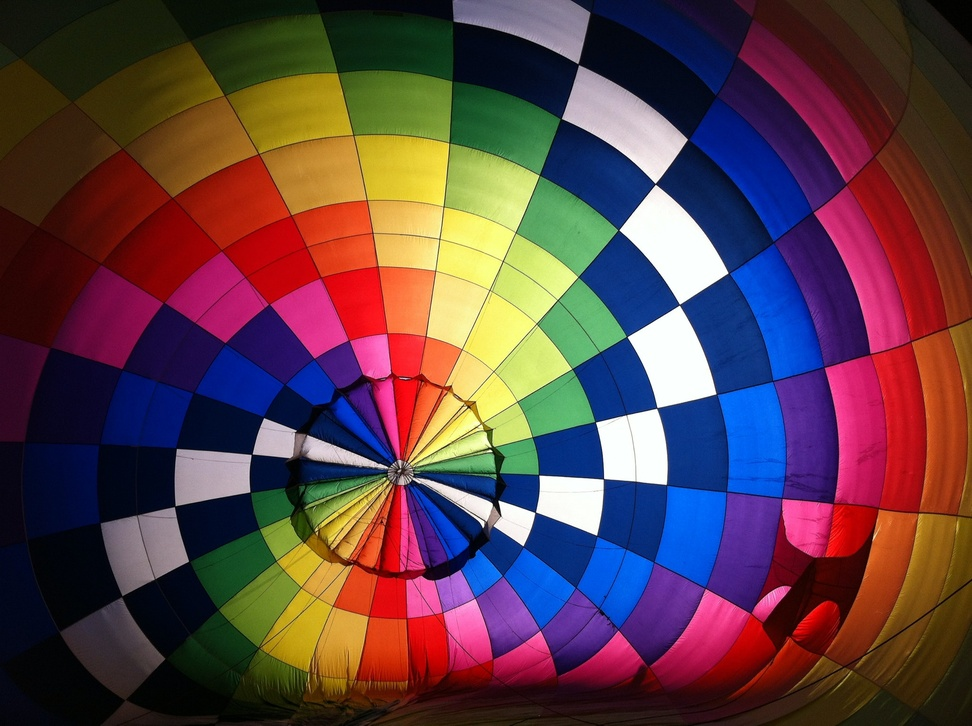
#> input picture images/1.jpg, 972 x 726 px, shrunk from 2056 x 1536 before the run, given in place of the camera
$ python color_detection.py
#> lines starting #> are read from the running program, lines starting #| are printed output that depends on the picture; after the words box and inside, x2 and y2 are one past the last pixel; in counts of white or black regions, pixels touching at a corner belong together
#!/usr/bin/python3

import cv2
import numpy as np

cap = cv2.VideoCapture(0)
while True:
    _,img = cap.read()
#> img is the input picture: shape (726, 972, 3); mean B, G, R 70.3, 64.1, 92.7
    flipImg = cv2.flip(img,1)
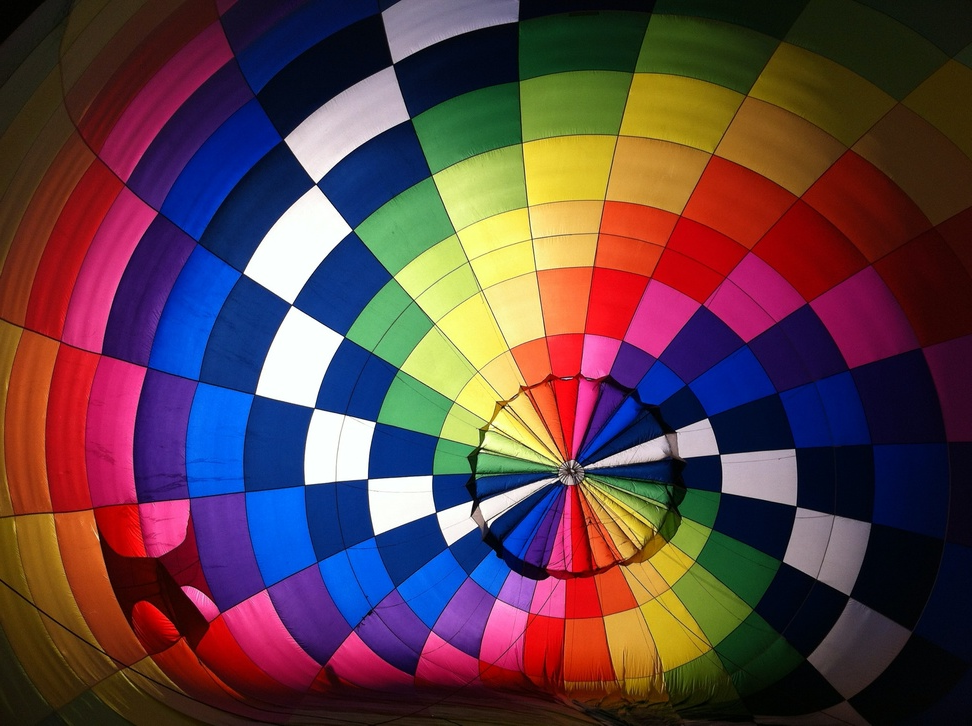
#> flipImg: shape (726, 972, 3); mean B, G, R 70.3, 64.1, 92.7
    hsvImg = cv2.cvtColor(flipImg,cv2.COLOR_BGR2HSV)
#> hsvImg: shape (726, 972, 3); mean H, S, V 81.9, 191.6, 123.3

    #HSV Upper and Lower Bounds for Colors
    # Orange
    lowerOrange = np.array([0, 100, 100])
    upperOrange = np.array([22, 255, 255])
    # Yellow
    lowerYellow = np.array([22, 146, 190])
    upperYellow = np.array([38, 180, 250])
    # Green
    lowerGreen = np.array([38, 100, 100])
    upperGreen = np.array([75, 255, 255])
    # Blue
    lowerBlue = np.array([75, 100, 100])
    upperBlue = np.array([130, 255, 255])
    # Purple
    lowerPurple = np.array([130, 100, 100])
    upperPurple = np.array([160, 255, 255])
    # Red
    lowerRed = np.array([160, 100, 100])
    upperRed = np.array([179, 255, 255])


    blueMask = cv2.inRange(hsvImg, lowerBlue, upperBlue)
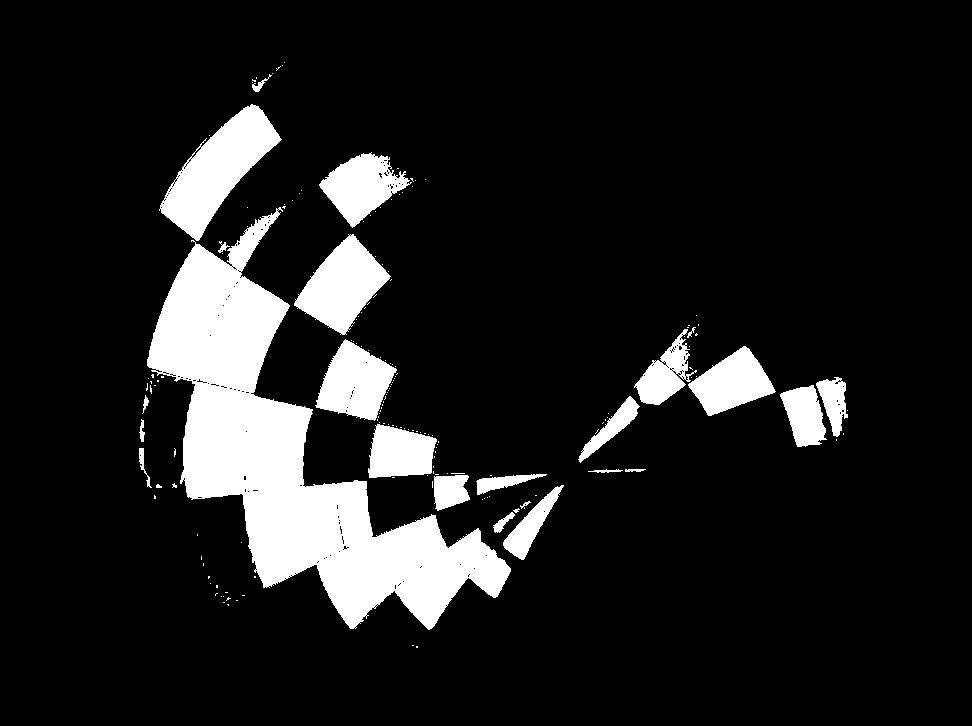
#> blueMask: shape (726, 972); 12% white; 174 white regions (150 under 20 px), largest, box (x1, y1, x2, y2) and area: (147, 207, 511, 630) 48139, (159, 104, 282, 241) 7101, (294, 234, 391, 335) 5051
    blue = cv2.bitwise_and(flipImg, flipImg, mask=blueMask)
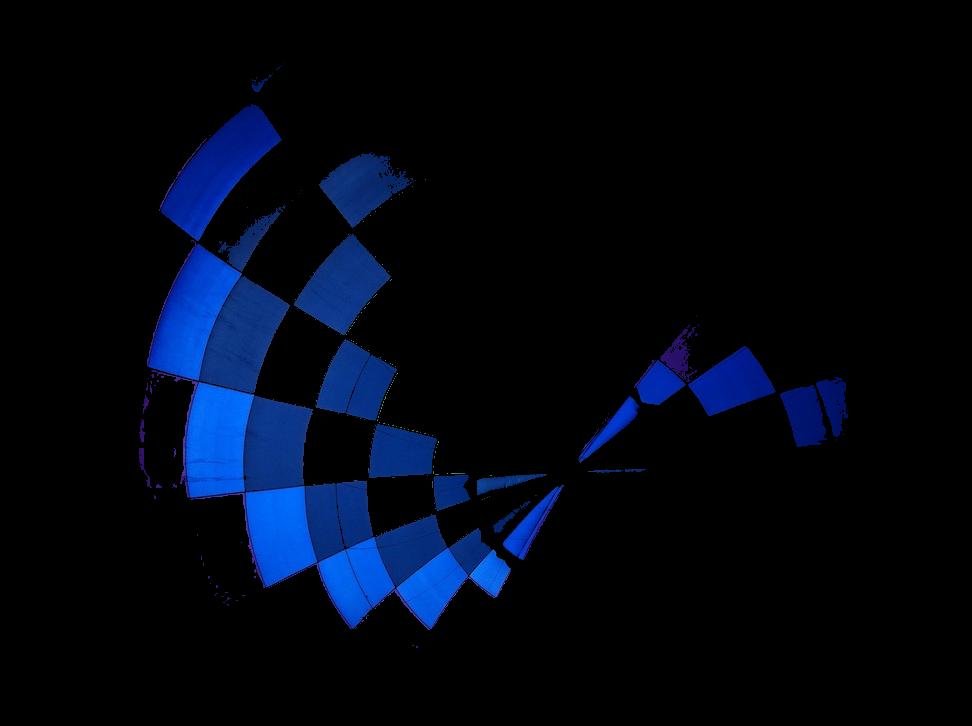
#> blue: shape (726, 972, 3); mean B, G, R 19.1, 6.8, 1

    cv2.imshow("img",flipImg)
    cv2.imshow("blueMask",blueMask)
    cv2.imshow("blue",blue)

    if cv2.waitKey(1) == ord("q"):
#> (key q is pressed here)
        break

cap.release()
cv2.destroyAllWindows()
